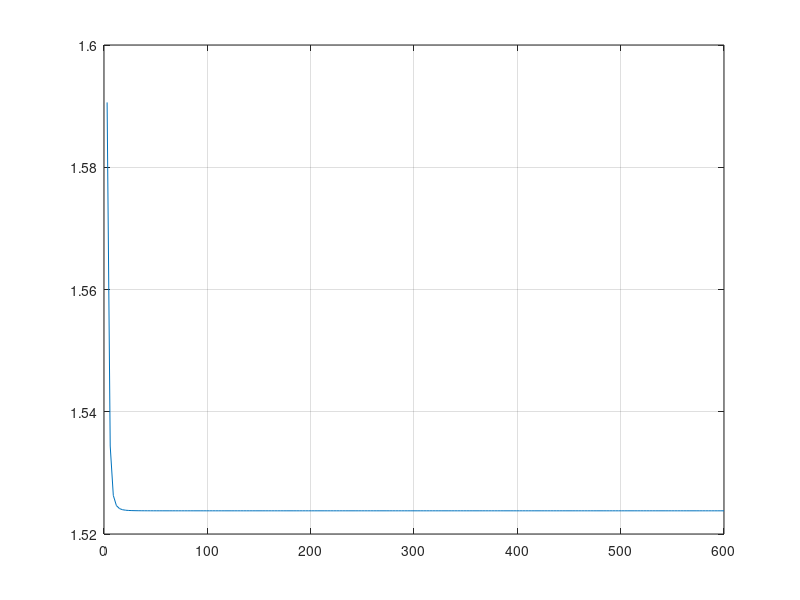

MATLAB code to generate this figure:
clear all;
clc;
close all;

x1 = 0;
x2 = 4;

f = inline('(X^2)*exp(-X)');

x = x1;

n = 3:3:600;

for k = 1 : length(n)
    h = (x2-x1)/n(k);
    sum = 0;
    
    for i = 1:3:n(k)-2
        sum = sum + f(x+(i-1)*h) + 3*f(x+i*h) + 3*f(x+(i+1)*h) + f(x+(i+2)*h);
    end

    integral(k) = (3*h/8) * sum;
end
integral(4)
plot(n,integral), grid on;